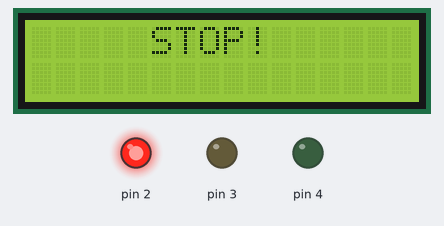
Recording of a sketch running on a simulated Arduino Uno, built with avr-gcc and run on an emulated ATmega328P. Parts: 16×2 character LCD, output pins drawn as LEDs (lit = HIGH).

Above: at 0.1 s.
At 11.1 s:
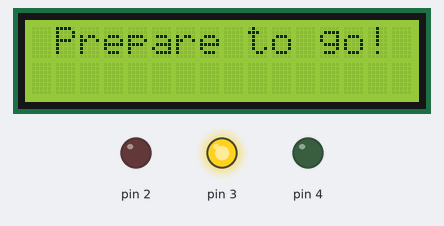
At 19.1 s:
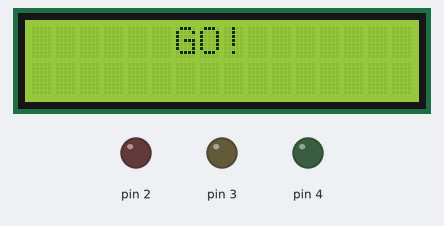
At 21.2 s:
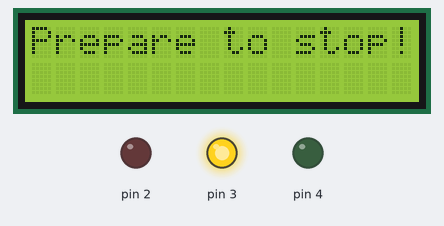
At 34.2 s:
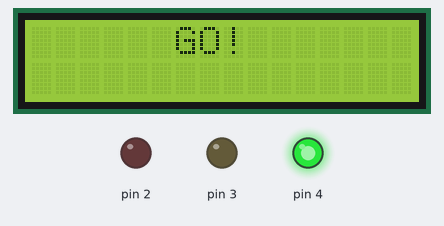
Timing chart, 0 to 35.7 s (numbered marks = the images above):
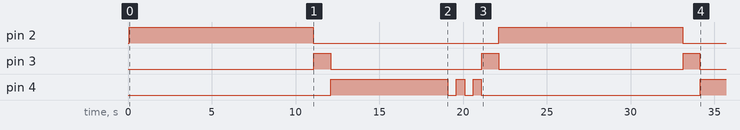

Measured:
- by itself, pin 2: alternates HIGH for 11.0 s and LOW for 11.1 s
- by itself, pin 3: goes HIGH 1.0 s, LOW 9.0 s, HIGH 1.0 s, LOW 11.0 s, HIGH 1.0 s, then LOW
- by itself, pin 4: LOW → HIGH at 12.1 s, → LOW 7.0 s later, → HIGH 0.50 s later, → LOW 0.50 s later, … (7 changes in this stretch)
- what the display in image 1 shows lasts 1.0 s, from 11.1 s to 12.1 s
- what the display in image 2 shows lasts 9.0 s, from 12.1 s to 21.1 s

The sketch:

sketch.ino
```cpp
//LCD I2C library:
#include <LiquidCrystal_I2C.h>
//LCD I2C address 0x27, 16 column and 2 rows!
LiquidCrystal_I2C lcd(0x27, 16, 2);

void setup(){
  //Initialize the LCD and the LEDs:
  lcd.init();
  lcd.backlight();
  pinMode(2, OUTPUT);
  pinMode(3, OUTPUT);
  pinMode(4, OUTPUT);
}

void loop(){
  //Red LED
  lcd.setCursor(5, 0); //Column number 4 & row number 1...
  //To avoid residual writing on LCD:
  lcd.println("STOP!");
  digitalWrite(2, HIGH);
  delay(11000);
  digitalWrite(2, LOW);
  lcd.clear();

  //Yellow LED
  lcd.setCursor(1, 0);
  lcd.println("Prepare to go!");
  digitalWrite(3, HIGH);
  delay(1000);
  digitalWrite(3, LOW);
  lcd.clear();

  //Green LED
  lcd.setCursor(6, 0);
  //To avoid residual writing on LCD:
  lcd.println("GO!");
  digitalWrite(4, HIGH);
  delay(7000);
  digitalWrite(4, LOW);
  delay(500);
  digitalWrite(4, HIGH);
  delay(500);
  digitalWrite(4, LOW);
  delay(500);
  digitalWrite(4, HIGH);
  delay(500);
  digitalWrite(4, LOW);
  lcd.clear();

  //Yellow LED
  lcd.setCursor(0, 0);
  lcd.println("Prepare to stop!");
  digitalWrite(3, HIGH);
  delay(1000);
  digitalWrite(3, LOW);
  lcd.clear();
}
```
